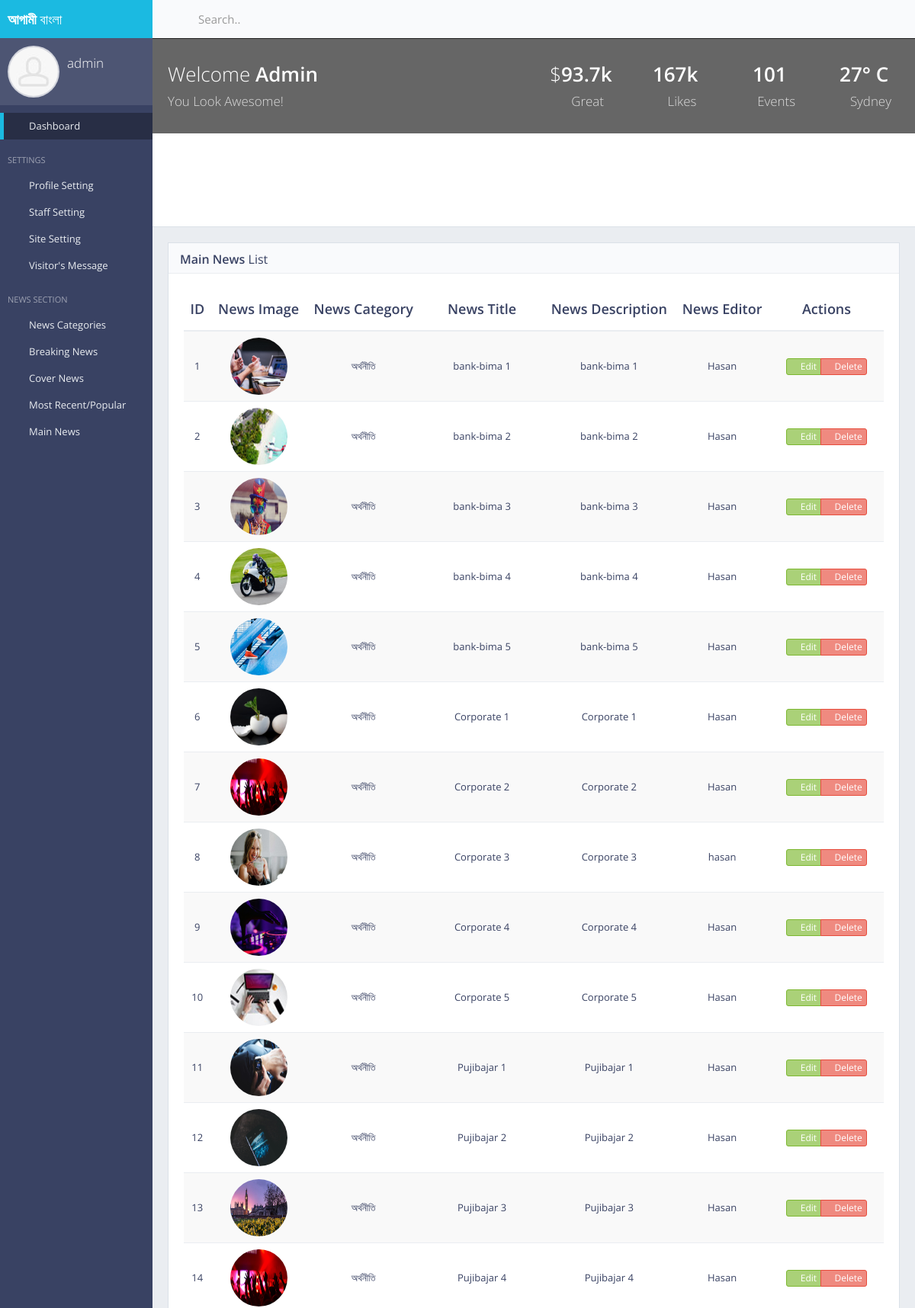
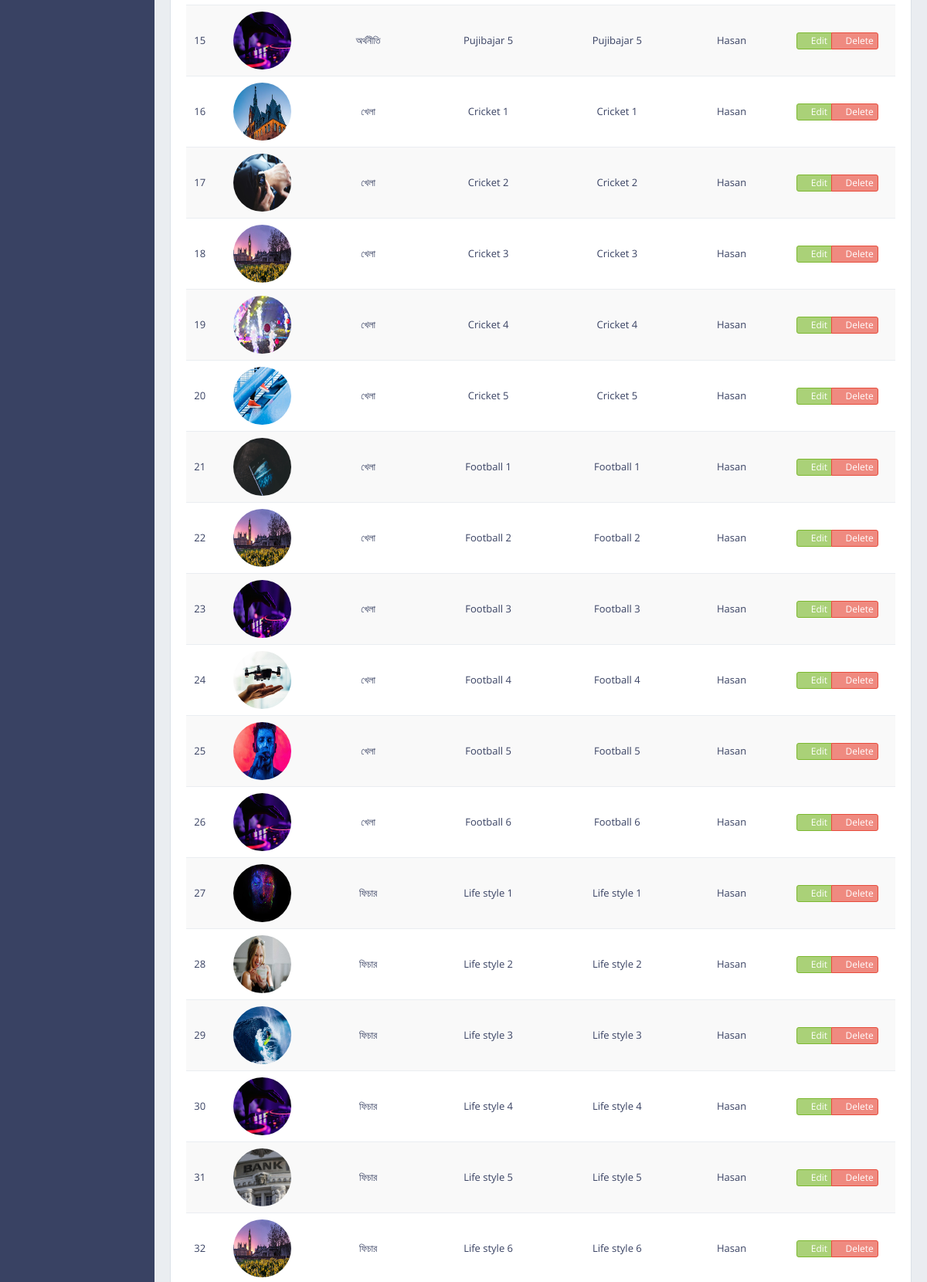
Page /ag/admin/main/news/list/ (signed in, upper part) on the committed database (2 pictures, top to bottom).
### user/models.py (models this page shows, shortened)
class User(AbstractBaseUser):
    first_name = models.CharField(max_length=30, blank=False, verbose_name='First Name')
    last_name  = models.CharField(verbose_name="Last Name", max_length=30, blank=False)
    email      = models.EmailField(verbose_name='email address',max_length=255,unique=True,)
    user_name  = models.CharField(max_length=30, blank=False, unique=True)
    is_active  = models.BooleanField(default=False)
    is_admin   = models.BooleanField(default=False)
    is_Staff   = models.BooleanField(default=False)
    objects = CustomUserManager()
    USERNAME_FIELD = 'email'
    REQUIRED_FIELDS = ['user_name']

### adminPanel/models.py (models this page shows, shortened)
class NewsMain(models.Model):
    news_image            = models.ImageField()
    news_title            = models.TextField(max_length=255)
    news_description      = models.TextField(max_length=1000)
    news_writer           = models.CharField(max_length=70, blank=True, null=True)
    news_visitors         = models.IntegerField(default=0, blank=True, null=True)
    news_comments         = models.IntegerField(default=0, blank=True, null=True)
    news_tags             = models.TextField(default="", blank=True, null=True)
    news_category_name    = models.CharField(max_length=255, blank=True, null=True)
    news_catid            = models.IntegerField(default=0)
    news_subcategory_name = models.CharField(max_length=255, blank=True, null=True)
    news_subcatid         = models.IntegerField(default=0)
    news_added_at         = models.DateField(auto_now_add=True)

### adminPanel/views.py (the view)
# urls.py: url(r'^ag/admin/main/news/list/$', views.adminPanel_MainNewsList, name='adminPanelMainNewsList'),
@login_required(login_url='/login/user')
def adminPanel_MainNewsList(request):
    main_news_list = NewsMain.objects.all()
    context = {
        'main_news_list' : main_news_list,
    }
    return render(request, "backEnd/main_news_list.html", context)

### core/templates/backEnd/main_news_list.html (shortened to what this page needs)
{% extends 'backEnd/index.html' %}
{% load static %}
{% block main_content %}
<div class="block">
    <div class="block-title">
        <h2><strong>Main News</strong> List</h2>
    </div>
    <div class="table-responsive">
        {% if main_news_list|length >= 0 %}
        <table class="table table-vcenter table-striped">
            <thead>
            <tr>
                <th class="text-center">ID</th>
                <th class="text-center">News Image</th>
                <th class="text-center">News Category</th>
                <th class="text-center">News Title</th>
                <th class="text-center">News Description</th>
                <th class="text-center">News Editor</th>
                <th style="width: 150px;" class="text-center">Actions</th>
            </tr>
            </thead>
            <tbody>
            {% for news in main_news_list %}
            <tr>
                <td class="text-center">{{forloop.counter}}</td>
                <td class="text-center"><img src="{{news.news_image.url}}" style="width:75px;height:75px;" alt="avatar"
                                             class="img-circle"></td>
                <td class="text-center">{{news.news_category_name}}</td>
                <td class="text-center">{{news.news_title}}</td>
                <td class="text-center">{{news.news_description}}</td>
                <td class="text-center">{{news.news_writer}}</td>
                <td class="text-center">
                    <div class="btn-group btn-group-xs">
                        <a href="{%url 'adminPanelEditMainNews' pk=news.pk %}" data-toggle="tooltip" title="Edit"
                           class="btn btn-success"><i class="fa fa-edit"></i> Edit</a>
                        <a href="{%url 'adminPanelDeleteMainNews' pk=news.pk %}" data-toggle="tooltip" title="Delete"
                           class="btn btn-danger"><i class="fa fa-times"></i> Delete</a>
                    </div>
                </td>
            </tr>
            {% endfor %}
            </tbody>
        </table>
        {% else %}
        <h3 class="text-center">No news added yet!!</h3>
        {% endif %}
    </div>
</div>
{% endblock %}

### core/templates/backEnd/index.html (shortened to what this page needs)
{% load static %}
<!DOCTYPE html>
<html class="no-js" lang="en">
<head>
    <link rel="stylesheet" href="{%static 'backEnd/css/bootstrap.min.css' %}">
    <link rel="stylesheet" href="{%static 'backEnd/css/plugins.css' %}">
    <link rel="stylesheet" href="{%static 'backEnd/css/main.css' %}">
    <link rel="stylesheet" href="{%static 'backEnd/css/themes.css' %}">
</head>
<body>
<div id="page-wrapper">
    <div id="page-container" class="sidebar-partial sidebar-visible-lg sidebar-no-animations">
        <div id="sidebar">
            <div id="sidebar-scroll">
                <div class="sidebar-content">
                    <a href="index.html" class="sidebar-brand">
                        <span class="sidebar-nav-mini-hide"><strong>আগামী</strong> বাংলা</span>
                    </a>
                    <div class="sidebar-section sidebar-user clearfix sidebar-nav-mini-hide">
                        <div class="sidebar-user-avatar">
                            <a href="page_ready_user_profile.html">
                                {% if profile_pic %}
                                <img src="{{profile_pic.profileImg.url}}" alt="avatar">
                                {% else %}
                                <img src="{%static 'backEnd/img/placeholders/avatars/avatar2.jpg' %}" alt="avatar">
                                {% endif %}
                            </a>
                        </div>
                        <div class="sidebar-user-name">{{request.user.user_name}}</div>
                        <div class="sidebar-user-links">
                            <a href="#" data-toggle="tooltip" data-placement="bottom"
                               title="Profile"><i class="gi gi-user"></i></a>
                            <a href="/ag/admin/panel/update/profile/pic" class="enable-tooltip" data-placement="bottom" title="Settings"><i class="gi gi-cogwheel"></i></a>
                            <a href="{%url 'logoutUser' %}" data-toggle="tooltip" data-placement="bottom"
                               title="Logout"><i class="gi gi-exit"></i></a>
                        </div>
                    </div>
                    <ul class="sidebar-nav">
                        <li>
                            <a href="/ag/admin/panel/home" class=" active"><i class="gi gi-stopwatch sidebar-nav-icon"></i><span class="sidebar-nav-mini-hide">Dashboard</span></a>
                        </li>
                        <li class="sidebar-header">
                            <span class="sidebar-header-options clearfix">
                                <a href="javascript:void(0)" data-toggle="tooltip" title="Quick Settings">
                                    <i class="gi gi-settings"></i>
                                </a></span>
                            <span class="sidebar-header-title">Settings</span>
                        </li>
                        <li>
                            <a href="#" class="sidebar-nav-menu"><i
                                    class="fa fa-angle-left sidebar-nav-indicator sidebar-nav-mini-hide"></i>
                                <i class="gi gi-show_big_thumbnails sidebar-nav-icon"></i><span
                                        class="sidebar-nav-mini-hide">Profile Setting</span>
                            </a>
                        </li>
                        <li>
                            <a href="#" class="sidebar-nav-menu"><i
                                    class="fa fa-angle-left sidebar-nav-indicator sidebar-nav-mini-hide"></i>
                                <i class="gi gi-show_big_thumbnails sidebar-nav-icon"></i><span
                                        class="sidebar-nav-mini-hide">Staff Setting</span>
                            </a>
                        </li>
                        <li>
                            <a href="#" class="sidebar-nav-menu"><i
                                    class="fa fa-angle-left sidebar-nav-indicator sidebar-nav-mini-hide"></i>
                                <i class="gi gi-show_big_thumbnails sidebar-nav-icon"></i><span
                                        class="sidebar-nav-mini-hide">Site Setting</span>
                            </a>
                        </li>
                        <li>
                            <a href="#" class="sidebar-nav-menu"><i
                                    class="fa fa-angle-left sidebar-nav-indicator sidebar-nav-mini-hide"></i>
                                <i class="gi gi-show_big_thumbnails sidebar-nav-icon"></i><span
                                        class="sidebar-nav-mini-hide">Visitor's Message</span>
                            </a>
                        </li>
                        <li class="sidebar-header">
                            <span class="sidebar-header-options clearfix">
                                <a href="javascript:void(0)" data-toggle="tooltip" title="Quick Settings">
                                    <i class="gi gi-settings"></i>
                                </a></span>
                            <span class="sidebar-header-title">News Section</span>
                        </li>
                        <li>
                            <a href="#" class="sidebar-nav-menu"><i
                                    class="fa fa-angle-left sidebar-nav-indicator sidebar-nav-mini-hide"></i>
                                <i class="gi gi-show_big_thumbnails sidebar-nav-icon"></i><span class="sidebar-nav-mini-hide">News Categories</span>
                            </a>
                        </li>
                        <li>
                            <a href="#" class="sidebar-nav-menu"><i
                                    class="fa fa-angle-left sidebar-nav-indicator sidebar-nav-mini-hide"></i>
                                <i class="gi gi-show_big_thumbnails sidebar-nav-icon"></i><span class="sidebar-nav-mini-hide">Breaking News</span>
                            </a>
                        </li>
                        <li>
                            <a href="#" class="sidebar-nav-menu"><i
                                    class="fa fa-angle-left sidebar-nav-indicator sidebar-nav-mini-hide"></i>
                                <i class="gi gi-show_big_thumbnails sidebar-nav-icon"></i><span class="sidebar-nav-mini-hide">Cover News</span>
                            </a>
                        </li>
                         <li>
                            <a href="#" class="sidebar-nav-menu"><i
                                    class="fa fa-angle-left sidebar-nav-indicator sidebar-nav-mini-hide"></i>
                                <i class="gi gi-show_big_thumbnails sidebar-nav-icon"></i><span class="sidebar-nav-mini-hide">Most Recent/Popular</span>
                            </a>
                        </li>
                         <li>
                            <a href="#" class="sidebar-nav-menu"><i
                                    class="fa fa-angle-left sidebar-nav-indicator sidebar-nav-mini-hide"></i>
                                <i class="gi gi-show_big_thumbnails sidebar-nav-icon"></i><span class="sidebar-nav-mini-hide">Main News</span>
                            </a>
                        </li>
                    </ul>
                </div>
            </div>
        </div>
        <div id="main-container">
            <header class="navbar navbar-default">
                <ul class="nav navbar-nav-custom">
                    <li>
                        <a href="javascript:void(0)" onclick="App.sidebar('toggle-sidebar');this.blur();">
                            <i class="fa fa-bars fa-fw"></i>
                        </a>
                    </li>
                </ul>
                <form action="page_ready_search_results.html" method="post" class="navbar-form-custom">
                    <div class="form-group">
                        <input type="text" id="top-search" name="top-search" class="form-control"
                               placeholder="Search..">
                    </div>
                </form>
            </header>
            <div id="page-content">
                <div class="content-header content-header-media">
                    <div class="header-section">
                        <div class="row">
                            <div class="col-md-4 col-lg-6 hidden-xs hidden-sm">
                                <h1>Welcome <strong>Admin</strong><br><small>You Look Awesome!</small></h1>
                            </div>
                            <div class="col-md-8 col-lg-6">
                                <div class="row text-center">
                                    <div class="col-xs-4 col-sm-3">
                                        <h2 class="animation-hatch">
                                            $<strong>93.7k</strong><br>
                                            <small><i class="fa fa-thumbs-o-up"></i> Great</small>
                                        </h2>
                                    </div>
                                    <div class="col-xs-4 col-sm-3">
                                        <h2 class="animation-hatch">
                                            <strong>167k</strong><br>
                                            <small><i class="fa fa-heart-o"></i> Likes</small>
                                        </h2>
                                    </div>
                                    <div class="col-xs-4 col-sm-3">
                                        <h2 class="animation-hatch">
                                            <strong>101</strong><br>
                                            <small><i class="fa fa-calendar-o"></i> Events</small>
                                        </h2>
                                    </div>
                                    <div class="col-sm-3 hidden-xs">
                                        <h2 class="animation-hatch">
                                            <strong>27&deg; C</strong><br>
                                            <small><i class="fa fa-map-marker"></i> Sydney</small>
                                        </h2>
                                    </div>
                                </div>
                            </div>
                        </div>
                    </div>
                </div>
                {% block main_content %}
                {% endblock %}
            </div>
        </div>
    </div>
</div>
</body>
</html>

### rows in the picture
User: user.user_name "admin"
NewsMain: news_image (picture), news_category_name "অর্থনীতি", news_title "bank-bima 1", news_description "bank-bima 1", news_writer "Hasan"
NewsMain: news_image (picture), news_category_name "অর্থনীতি", news_title "bank-bima 2", news_description "bank-bima 2", news_writer "Hasan"
NewsMain: news_image (picture), news_category_name "অর্থনীতি", news_title "bank-bima 3", news_description "bank-bima 3", news_writer "Hasan"
NewsMain: news_image (picture), news_category_name "অর্থনীতি", news_title "bank-bima 4", news_description "bank-bima 4", news_writer "Hasan"
NewsMain: news_image (picture), news_category_name "অর্থনীতি", news_title "bank-bima 5", news_description "bank-bima 5", news_writer "Hasan"
NewsMain: news_image (picture), news_category_name "অর্থনীতি", news_title "Corporate 1", news_description "Corporate 1", news_writer "Hasan"
NewsMain: news_image (picture), news_category_name "অর্থনীতি", news_title "Corporate 2", news_description "Corporate 2", news_writer "Hasan"
NewsMain: news_image (picture), news_category_name "অর্থনীতি", news_title "Corporate 3", news_description "Corporate 3", news_writer "hasan"
NewsMain: news_image (picture), news_category_name "অর্থনীতি", news_title "Corporate 4", news_description "Corporate 4", news_writer "Hasan"
NewsMain: news_image (picture), news_category_name "অর্থনীতি", news_title "Corporate 5", news_description "Corporate 5", news_writer "Hasan"
NewsMain: news_image (picture), news_category_name "অর্থনীতি", news_title "Pujibajar 1", news_description "Pujibajar 1", news_writer "Hasan"
NewsMain: news_image (picture), news_category_name "অর্থনীতি", news_title "Pujibajar 2", news_description "Pujibajar 2", news_writer "Hasan"
NewsMain: news_image (picture), news_category_name "অর্থনীতি", news_title "Pujibajar 3", news_description "Pujibajar 3", news_writer "Hasan"
NewsMain: news_image (picture), news_category_name "অর্থনীতি", news_title "Pujibajar 4", news_description "Pujibajar 4", news_writer "Hasan"
NewsMain: news_image (picture), news_category_name "অর্থনীতি", news_title "Pujibajar 5", news_description "Pujibajar 5", news_writer "Hasan"
NewsMain: news_image (picture), news_category_name "খেলা", news_title "Cricket 1", news_description "Cricket 1", news_writer "Hasan"
NewsMain: news_image (picture), news_category_name "খেলা", news_title "Cricket 2", news_description "Cricket 2", news_writer "Hasan"
NewsMain: news_image (picture), news_category_name "খেলা", news_title "Cricket 3", news_description "Cricket 3", news_writer "Hasan"
NewsMain: news_image (picture), news_category_name "খেলা", news_title "Cricket 4", news_description "Cricket 4", news_writer "Hasan"
NewsMain: news_image (picture), news_category_name "খেলা", news_title "Cricket 5", news_description "Cricket 5", news_writer "Hasan"
NewsMain: news_image (picture), news_category_name "খেলা", news_title "Football 1", news_description "Football 1", news_writer "Hasan"
NewsMain: news_image (picture), news_category_name "খেলা", news_title "Football 2", news_description "Football 2", news_writer "Hasan"
NewsMain: news_image (picture), news_category_name "খেলা", news_title "Football 3", news_description "Football 3", news_writer "Hasan"
NewsMain: news_image (picture), news_category_name "খেলা", news_title "Football 4", news_description "Football 4", news_writer "Hasan"
NewsMain: news_image (picture), news_category_name "খেলা", news_title "Football 5", news_description "Football 5", news_writer "Hasan"
NewsMain: news_image (picture), news_category_name "খেলা", news_title "Football 6", news_description "Football 6", news_writer "Hasan"
NewsMain: news_image (picture), news_category_name "ফিচার", news_title "Life style 1", news_description "Life style 1", news_writer "Hasan"
NewsMain: news_image (picture), news_category_name "ফিচার", news_title "Life style 2", news_description "Life style 2", news_writer "Hasan"
NewsMain: news_image (picture), news_category_name "ফিচার", news_title "Life style 3", news_description "Life style 3", news_writer "Hasan"
NewsMain: news_image (picture), news_category_name "ফিচার", news_title "Life style 4", news_description "Life style 4", news_writer "Hasan"
NewsMain: news_image (picture), news_category_name "ফিচার", news_title "Life style 5", news_description "Life style 5", news_writer "Hasan"
NewsMain: news_image (picture), news_category_name "ফিচার", news_title "Life style 6", news_description "Life style 6", news_writer "Hasan"
